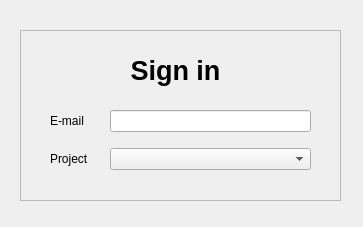
<?xml version="1.0" encoding="UTF-8"?>
<ui version="4.0">
 <class>Form</class>
 <widget class="QWidget" name="Form">
  <property name="geometry">
   <rect>
    <x>0</x>
    <y>0</y>
    <width>363</width>
    <height>227</height>
   </rect>
  </property>
  <property name="windowTitle">
   <string>Form</string>
  </property>
  <property name="styleSheet">
   <string notr="true"/>
  </property>
  <widget class="QStackedWidget" name="stackedWidget">
   <property name="geometry">
    <rect>
     <x>10</x>
     <y>10</y>
     <width>341</width>
     <height>201</height>
    </rect>
   </property>
   <property name="currentIndex">
    <number>0</number>
   </property>
   <widget class="QWidget" name="page">
    <widget class="QFrame" name="frame">
     <property name="geometry">
      <rect>
       <x>10</x>
       <y>20</y>
       <width>321</width>
       <height>171</height>
      </rect>
     </property>
     <property name="frameShape">
      <enum>QFrame::StyledPanel</enum>
     </property>
     <property name="frameShadow">
      <enum>QFrame::Raised</enum>
     </property>
     <widget class="QWidget" name="gridLayoutWidget">
      <property name="geometry">
       <rect>
        <x>30</x>
        <y>70</y>
        <width>261</width>
        <height>80</height>
       </rect>
      </property>
      <layout class="QGridLayout" name="gridLayout">
       <item row="0" column="0">
        <widget class="QLabel" name="label">
         <property name="styleSheet">
          <string notr="true"/>
         </property>
         <property name="text">
          <string>E-mail      </string>
         </property>
        </widget>
       </item>
       <item row="0" column="1">
        <widget class="QLineEdit" name="lineEdit_email">
         <property name="styleSheet">
          <string notr="true"/>
         </property>
        </widget>
       </item>
       <item row="1" column="0">
        <widget class="QLabel" name="label_2">
         <property name="styleSheet">
          <string notr="true"/>
         </property>
         <property name="text">
          <string>Project</string>
         </property>
        </widget>
       </item>
       <item row="1" column="1">
        <widget class="QComboBox" name="comboBox_project_name">
         <property name="styleSheet">
          <string notr="true"/>
         </property>
        </widget>
       </item>
      </layout>
     </widget>
     <widget class="QLabel" name="label_3">
      <property name="geometry">
       <rect>
        <x>110</x>
        <y>20</y>
        <width>91</width>
        <height>41</height>
       </rect>
      </property>
      <property name="styleSheet">
       <string notr="true"/>
      </property>
      <property name="text">
       <string>&lt;html&gt;&lt;head/&gt;&lt;body&gt;&lt;p align=&quot;center&quot;&gt;&lt;span style=&quot; font-size:20pt; font-weight:700;&quot;&gt;Sign in&lt;/span&gt;&lt;/p&gt;&lt;/body&gt;&lt;/html&gt;</string>
      </property>
      <property name="textFormat">
       <enum>Qt::AutoText</enum>
      </property>
     </widget>
    </widget>
   </widget>
   <widget class="QWidget" name="page_2">
    <widget class="QLabel" name="label_qmovie">
     <property name="geometry">
      <rect>
       <x>30</x>
       <y>50</y>
       <width>281</width>
       <height>111</height>
      </rect>
     </property>
     <property name="text">
      <string/>
     </property>
    </widget>
   </widget>
  </widget>
 </widget>
 <resources/>
 <connections/>
</ui>
